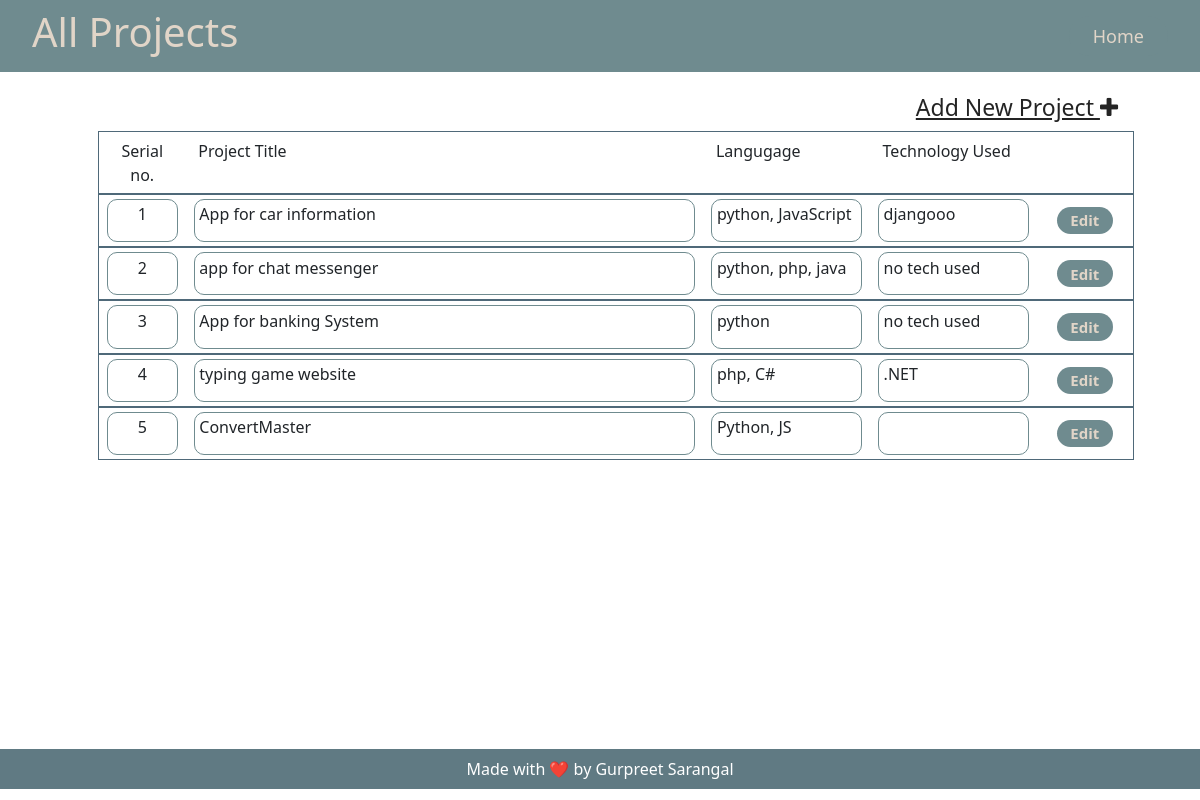
Screenshot of /staff/allprojects/ with the database file from the repository.
### collegeAdmin/models.py (models this page shows, shortened)
class project(models.Model):
    name = models.CharField(max_length=100)
    language = models.CharField(max_length=60)
    tech = models.CharField(max_length=60)

### staff/views.py (the view)
# urls.py: path('allprojects/', views.all_projects, name="all-project"),
def all_projects(request):
    context = {
        "css":"all_project.css",
        "projects": [
        ]
    }
    all_projects = project.objects.all()
    for pro in all_projects:
        proj_details = {
            "id": pro.id,
            "name":pro.name,
            "lang":pro.language,
            "tech":pro.tech,
        }
        context["projects"].append(proj_details)
    return render(request, "all_project.html",context)

### staff/templates/all_project.html (shortened to what this page needs)
{% extends 'base.html' %}
{% block navbar %}
{% include 'header.html' %}
{% endblock navbar %}
{% block body %}
<div class="container main-content">
    <div class="new-project">
        <a href="{% url 'add-project'%}">
            Add New Project <i class="fa fa-plus"></i>
        </a>
    </div>
    <div class="all-projects-list">
        <ul>
            <li>
                <div class="project-details">
                    <div class="project-id" style="border : none !important;">
                        Serial no.
                    </div>
                    <div class="project-name" style="border : none !important;">
                        Project Title
                    </div>
                    <div class="project-language" style="border : none !important;">
                        Langugage
                    </div>
                    <div class="project-tech" style="border : none !important;">
                        Technology Used
                    </div>
                    <div class="edit-project ">
                    </div>
                </div>
            </li>
            {% for project in projects %}
                <li>
                    <div class="project-details">
                        <div class="project-id">
                            {{ forloop.counter }}
                        </div>
                        <div class="project-name">
                            {{ project.name }}
                        </div>
                        <div class="project-language">
                            {{ project.lang }}
                        </div>
                        <div class="project-tech">
                            {{ project.tech }}
                        </div>
                        <div class="edit-project ">
                            <a href="{% url 'home' %}editproject/{{project.id}}">Edit</a>
                        </div>
                    </div>
                </li>
            {% endfor %}
        </ul>
    </div>
</div>
{% endblock body %}
{% block footer %}
{% include 'footer.html' %}
{% endblock footer %}

### staff/static/css/all_project.css (style rules this page uses)
* { margin:0px; padding: 0px; }
:root { --primary: #4f6979; --secondary: #607a83; --tertiary: #6f8b8f; --bg-primary: #928787; --bg-secondary: #bdab9b; --bg-tertiary: #ccbeae; --text-primary: #e1d5c8; }
.main-content { padding: 1vw 3vw; height: 84.6vh; }
.new-project { display: flex; flex-direction: row; justify-content: end; align-items: center; margin: 0.4rem 1rem; }
.new-project a { color: rgb(36, 36, 36); font-size: 23px; }
.all-projects-list ul { list-style-type:none; }
.project-details { display: flex; justify-content: space-around; border: #4f6979 solid 1px; }
.project-id { border: #6f8b8f solid 1px; border-radius: 10px; margin: 0.25rem 0.5rem; padding: 0.15rem 0.3rem; width: 7%; text-align: center; }
.project-name { border: #6f8b8f solid 1px; border-radius: 10px; margin: 0.25rem 0.5rem; padding: 0.15rem 0.3rem; width: 50%; }
.project-language { border: #6f8b8f solid 1px; border-radius: 10px; margin: 0.25rem 0.5rem; padding: 0.15rem 0.3rem; width: 15%; }
.project-tech { border: #6f8b8f solid 1px; border-radius: 10px; margin: 0.25rem 0.5rem; padding: 0.15rem 0.3rem; width: 15%; }
.edit-project { margin: 0.25rem 0.5rem; padding: 0.5rem 0.3rem; width: 8%; display: flex; justify-content: center; align-content: flex-start; border-radius: 10px; }
.edit-project a { padding: 0.15rem 0.3rem; border-radius: 30px; background: var(--tertiary); color: var(--text-primary); text-decoration: none; transition: background 0.2s; font-size: 15px; max-height: 1.7rem; min-width: 3.5rem; font-weight: 600; text-align: center; }

### rows the page displays
project: name "App for car information", lang "python, JavaScript", tech "djangooo"
project: name "app for chat messenger", lang "python, php, java", tech "no tech used"
project: name "App for banking System", lang "python", tech "no tech used"
project: name "typing game website", lang "php, C#", tech ".NET"
project: name "ConvertMaster", lang "Python, JS"
